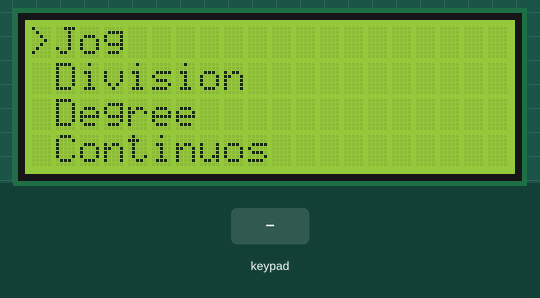
Simulated run of this sketch. Board: Arduino Uno, built with avr-gcc and run on an emulated ATmega328P. Parts: 20×4 character LCD. The inputs (shaded band) are chosen by the test bench. What the sketch prints to the serial monitor is not drawn.

Above: at 1.2 s.
1.3 s: keypad keys 2 3 4 5 pressed 0.4 s apart
At 2.8 s:
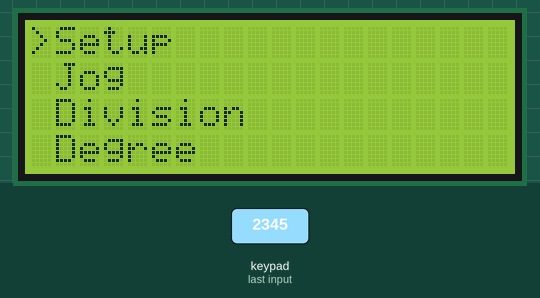
4.4 s: keypad keys 2 3 4 5 A pressed 0.4 s apart
At 5.0 s:
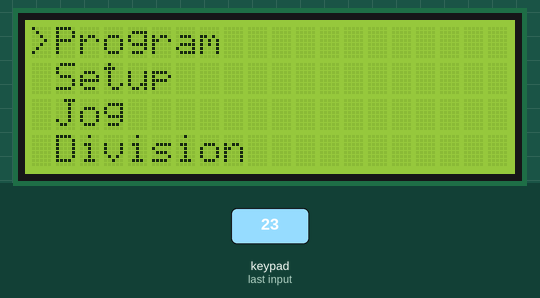
7.9 s: keypad keys 6 7 8 9 pressed 0.4 s apart
At 9.6 s:
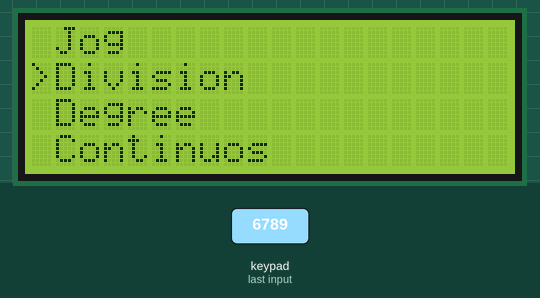
Timing chart, 0 to 11.1 s (numbered marks = the images above; inputs shaded):
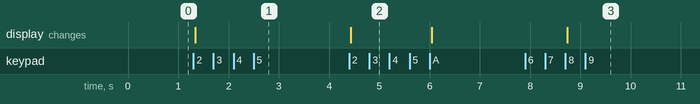

Measured:
- after the input at 1.3 s, the display: changes at once (image 1)
- after the input at 4.4 s, the display: changes at once (image 2)
- after the input at 7.9 s, the display: changes after 0.84 s (image 3)

The sketch:

CNC_Indexer_V1_2220.ino
```cpp
#include <LiquidCrystal_I2C.h>
#include <Keypad.h>

//Keypad Size
const byte ROWS = 4;
const byte COLS = 4;
//Timers
unsigned long startTime;
unsigned long currentTime;
const int buttonDelayTime = 250;
//Button flags and timers
bool buttonAvailable = true;
bool buttonHeld = false;
bool buttonCanRepeat = false;
const int buttonRepeatSpeed = 500;
unsigned long buttonRepeatTimer;
char currentKey;
char heldKey;
//Menu flags
bool mainMenu = false;
bool cursorMode = true;
byte lcdRow[2];
byte lcdcol[16];
LiquidCrystal_I2C lcd(0x27, 20, 4);
//Map keypad
char hexaKeys[ROWS][COLS] = {
  {'1', '2', '3', 'A'},
  {'4', '5', '6', 'B'},
  {'7', '8', '9', 'C'},
  {'S', '0', 'E', 'D'}
};
byte rowPins[ROWS] = {2, 3, 4, 5};
byte colPins[COLS] = {6, 7, 8, 9};
Keypad customKeypad = Keypad(makeKeymap(hexaKeys), rowPins, colPins, ROWS, COLS);

class Menu{
  public:
    byte lineIndex = 0;
    byte cursorIndex = 0;
    const byte numberOfLines = 6;
    String lines[6] = {{"Jog"}, {"Division"}, {"Degree"}, {"Continuos"}, {"Program"}, {"Setup"}};
    void execute(char buttonPressed);
    void createScreen(byte moveLines);
    void drawCursor();
    Menu (){
      Serial.println("constructor Menu");
    }
};

//Keypad declarations
void keypadInput(Menu&);
void processButtonPressed(char, Menu&);
void buttonActions(char, Menu&);
void resetButtonAvailableFlagAndStartTimeTimer();
//Menu declarations
byte checkIndexInBounds(byte, byte);

//Start of program
void setup(){
  Serial.begin(9600);
  customKeypad.setHoldTime(1000);
  lcd.begin();
}

void loop(){
  Menu menu;
  menu.createScreen(0);
  while(!mainMenu){
    keypadInput(menu);
  }
  mainMenu = false;
}
//End of program
//Keypad functions
void processButtonPressed(char buttonPressed, Menu &menu){
  if(buttonPressed){
    // buttonActions(buttonPressed, menu);
    menu.execute(buttonPressed);
    currentKey = buttonPressed;
  resetButtonAvailableFlagAndStartTimeTimer();
  }
}

void resetButtonAvailableFlagAndStartTimeTimer(){
  buttonAvailable = false;
  startTime = millis();
}

void keypadInput(Menu &menu){
  currentTime = millis();
  if (currentTime - startTime >= buttonDelayTime){
    buttonAvailable = true;
  }
  if (buttonAvailable){
    char keypadButtonPressed = customKeypad.getKey();
    processButtonPressed(keypadButtonPressed, menu);
  }
  if (customKeypad.getState() == HOLD){
    buttonHeld = true;
    heldKey = currentKey;
  }
  if (buttonHeld == true && customKeypad.getState() == RELEASED){
    buttonHeld = false;
  }
  if (currentTime - buttonRepeatTimer >= buttonRepeatSpeed){
    buttonCanRepeat = true;
  }
  if (buttonHeld && buttonCanRepeat){
    // buttonActions(heldKey, menu);
    menu.execute(heldKey);
    buttonCanRepeat = false;
    buttonRepeatTimer = currentTime;
  }
}

byte checkIndexInBounds(byte index, byte numberOfLines){
  byte tempIndex = index;
  if(tempIndex == 255){
    tempIndex = numberOfLines - 1;
  }
  if(tempIndex > numberOfLines - 1){
    tempIndex = 0;
  }
  return tempIndex;
}

void Menu::execute(char buttonPressed){
  static const char A[] = "F1";
  static const char B[] = "F2";
  static const char C[] = "F3";
  static const char D[] = "F4";
  static const char E[] = "END";
  static const char S[] = "START";
  switch (buttonPressed){
    case '1':
      Serial.println(buttonPressed);
      break;
    case '2':
      Serial.println(buttonPressed);
      if (cursorMode){
        this->cursorIndex += -1;
      }
      if (this->cursorIndex == 255){
        this->cursorIndex = 0;
        this->createScreen(-1);
      }
      else {
        this->createScreen(0);
      }
      break;
    case '3':
      Serial.println(buttonPressed);
      break;
    case '4':
      Serial.println(buttonPressed);
      if (cursorMode){
      //move cursor left
      }
      break;
    case '5':
      Serial.println(buttonPressed);
      break;
    case '6':
      Serial.println(buttonPressed);
      if (cursorMode){
      //move cursor right
      }
      break;
    case '7':
      Serial.println(buttonPressed);
      break;
    case '8':
      Serial.println(buttonPressed);
      if (cursorMode){
        this->cursorIndex += 1;
      }
      if (this->cursorIndex == 4){
        this->cursorIndex = 3;
        this->createScreen(1);
      }
      else {
        this->createScreen(0);
      }
      break;
    case '9':
      Serial.println(buttonPressed);
      break;
    case '0':
      Serial.println(buttonPressed);
      break;
    case 'A':
      Serial.println(A);
      mainMenu = true;
      break;
    case 'B':
      Serial.println(B);
      break;
    case 'C':
      Serial.println(C);
      break;
    case 'D':
      Serial.println(D);
      break;
    case 'E':
      Serial.println(E);
      break;
    case 'S':
      Serial.println(S);
      break;
  }
}

void Menu::createScreen(byte moveLines){
  lcd.clear();
  lcd.setCursor(1, 0);
  byte x = 0;
  byte tempIndex = this->lineIndex + moveLines;
  this->lineIndex = checkIndexInBounds(tempIndex, numberOfLines);
  for(byte i = 0; i < 4; i++){
    tempIndex = checkIndexInBounds(tempIndex, numberOfLines);
    lcd.print(lines[tempIndex]);
    tempIndex++;
    lcd.setCursor(1, x + 1);
    x++;
  }
  drawCursor();
}
void Menu::drawCursor(){
  lcd.setCursor(0, cursorIndex);
  lcd.print('>');
}
```
